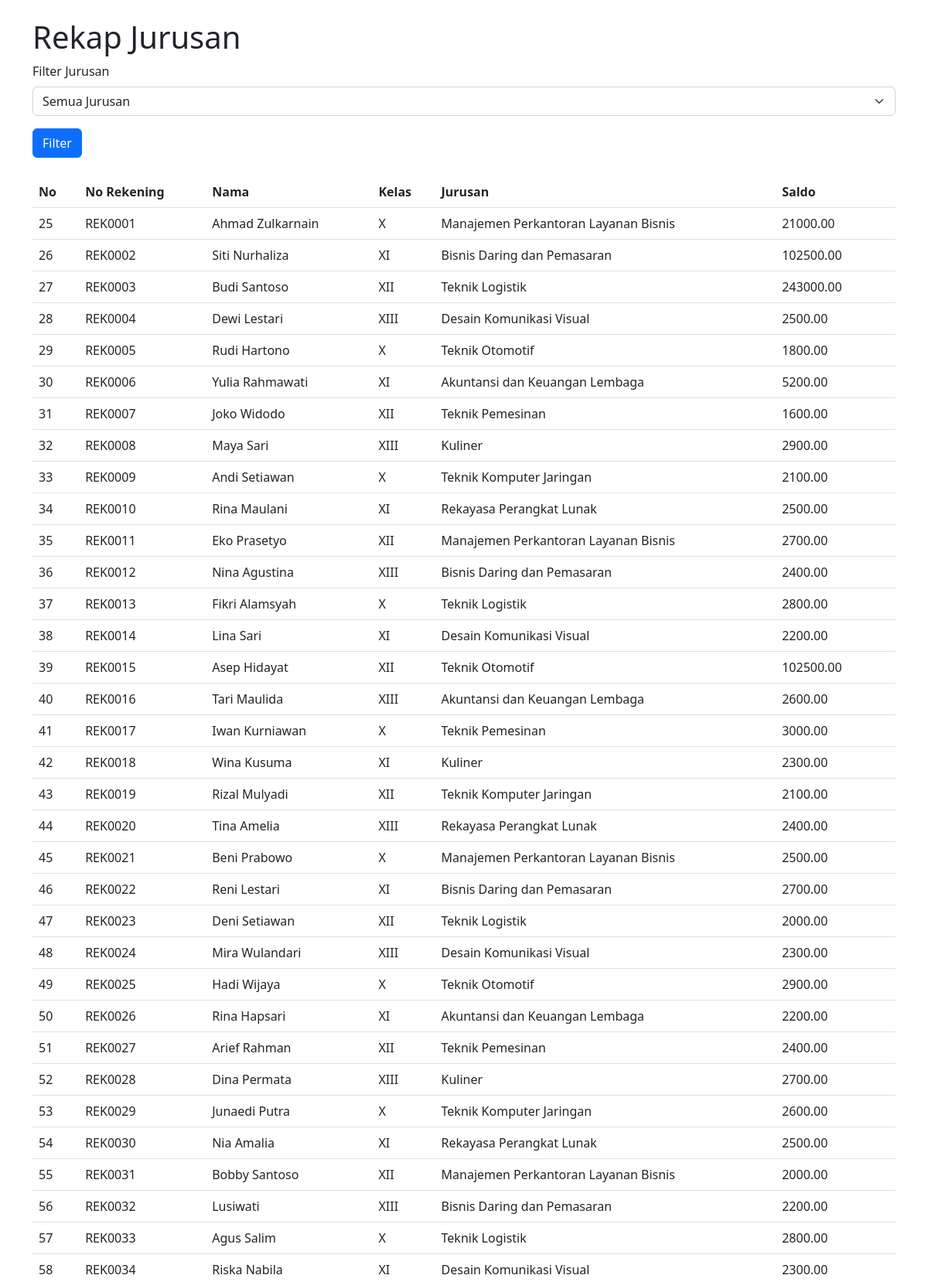
/Admin/Rekap/index.php (upper part), run on the app's committed database.
### tables this page shows
CREATE TABLE `nasabah` (
  `id` int(11) NOT NULL,
  `nama` varchar(100) NOT NULL,
  `no_rekening` varchar(20) NOT NULL,
  `jenis_kelamin` enum('L','P') NOT NULL,
  `tanggal_pembuatan` date NOT NULL,
  `saldo` decimal(10,2) NOT NULL,
  `status` enum('active','inactive') NOT NULL,
  `kelas_id` int(11) DEFAULT NULL,
  `jurusan_id` int(11) DEFAULT NULL,
  `nisn` varchar(20) DEFAULT NULL,
  `password` varchar(255) DEFAULT NULL
);

CREATE TABLE `kelas` (
  `id` int(11) NOT NULL,
  `nama` varchar(50) NOT NULL
);

CREATE TABLE `jurusan` (
  `id` int(11) NOT NULL,
  `nama` varchar(100) NOT NULL
);

### Admin/Rekap/index.php (the view, shortened to what this page needs)
<!doctype html>
<html lang="en">
<head>
    <link href="https://cdn.jsdelivr.net/npm/bootstrap@5.2.3/dist/css/bootstrap.min.css" rel="stylesheet">
</head>
<body>
    <div class="container mt-4">
        <h1>Rekap Jurusan</h1>
        <form method="GET" action="">
            <div class="mb-3">
                <label for="jurusanFilter" class="form-label">Filter Jurusan</label>
                <select name="jurusan" id="jurusanFilter" class="form-select">
                    <option value="">Semua Jurusan</option>
                </select>
            </div>
            <button type="submit" class="btn btn-primary">Filter</button>
        </form>
        <div class="mt-4">
            <?php
            include 'db_connect.php';
            $sql = "
                SELECT nasabah.id, nasabah.no_rekening, nasabah.nama, kelas.nama AS kelas_nama, jurusan.nama AS jurusan_nama, nasabah.saldo
                FROM nasabah
                LEFT JOIN kelas ON nasabah.kelas_id = kelas.id
                LEFT JOIN jurusan ON nasabah.jurusan_id = jurusan.id
                WHERE 1=1
            ";
            $result = $conn->query($sql);
            if ($result->num_rows > 0) {
                echo '<table class="table">';
                echo '<thead><tr><th>No</th><th>No Rekening</th><th>Nama</th><th>Kelas</th><th>Jurusan</th><th>Saldo</th></tr></thead>';
                echo '<tbody>';
                while ($row = $result->fetch_assoc()) {
                    echo '<tr>';
                    echo '<td>' . htmlspecialchars($row['id']) . '</td>';
                    echo '<td>' . htmlspecialchars($row['no_rekening']) . '</td>';
                    echo '<td>' . htmlspecialchars($row['nama']) . '</td>';
                    echo '<td>' . htmlspecialchars($row['kelas_nama']) . '</td>';
                    echo '<td>' . htmlspecialchars($row['jurusan_nama']) . '</td>';
                    echo '<td>' . htmlspecialchars($row['saldo']) . '</td>';
                    echo '</tr>';
                }
                echo '</tbody>';
                echo '</table>';
            } else {
                echo 'No records found.';
            }
            ?>
        </div>
    </div>
</body>
</html>

### data on the page
nasabah: id "25", no_rekening "REK0001", nama "Ahmad Zulkarnain", kelas.nama "X", jurusan.nama "Manajemen Perkantoran Layanan Bisnis", saldo "21000.00"
nasabah: id "26", no_rekening "REK0002", nama "Siti Nurhaliza", kelas.nama "XI", jurusan.nama "Bisnis Daring dan Pemasaran", saldo "102500.00"
nasabah: id "27", no_rekening "REK0003", nama "Budi Santoso", kelas.nama "XII", jurusan.nama "Teknik Logistik", saldo "243000.00"
nasabah: id "28", no_rekening "REK0004", nama "Dewi Lestari", kelas.nama "XIII", jurusan.nama "Desain Komunikasi Visual", saldo "2500.00"
nasabah: id "29", no_rekening "REK0005", nama "Rudi Hartono", kelas.nama "X", jurusan.nama "Teknik Otomotif", saldo "1800.00"
nasabah: id "30", no_rekening "REK0006", nama "Yulia Rahmawati", kelas.nama "XI", jurusan.nama "Akuntansi dan Keuangan Lembaga", saldo "5200.00"
nasabah: id "31", no_rekening "REK0007", nama "Joko Widodo", kelas.nama "XII", jurusan.nama "Teknik Pemesinan", saldo "1600.00"
nasabah: id "32", no_rekening "REK0008", nama "Maya Sari", kelas.nama "XIII", jurusan.nama "Kuliner", saldo "2900.00"
nasabah: id "33", no_rekening "REK0009", nama "Andi Setiawan", kelas.nama "X", jurusan.nama "Teknik Komputer Jaringan", saldo "2100.00"
nasabah: id "34", no_rekening "REK0010", nama "Rina Maulani", kelas.nama "XI", jurusan.nama "Rekayasa Perangkat Lunak", saldo "2500.00"
nasabah: id "35", no_rekening "REK0011", nama "Eko Prasetyo", kelas.nama "XII", jurusan.nama "Manajemen Perkantoran Layanan Bisnis", saldo "2700.00"
nasabah: id "36", no_rekening "REK0012", nama "Nina Agustina", kelas.nama "XIII", jurusan.nama "Bisnis Daring dan Pemasaran", saldo "2400.00"
nasabah: id "37", no_rekening "REK0013", nama "Fikri Alamsyah", kelas.nama "X", jurusan.nama "Teknik Logistik", saldo "2800.00"
nasabah: id "38", no_rekening "REK0014", nama "Lina Sari", kelas.nama "XI", jurusan.nama "Desain Komunikasi Visual", saldo "2200.00"
nasabah: id "39", no_rekening "REK0015", nama "Asep Hidayat", kelas.nama "XII", jurusan.nama "Teknik Otomotif", saldo "102500.00"
nasabah: id "40", no_rekening "REK0016", nama "Tari Maulida", kelas.nama "XIII", jurusan.nama "Akuntansi dan Keuangan Lembaga", saldo "2600.00"
nasabah: id "41", no_rekening "REK0017", nama "Iwan Kurniawan", kelas.nama "X", jurusan.nama "Teknik Pemesinan", saldo "3000.00"
nasabah: id "42", no_rekening "REK0018", nama "Wina Kusuma", kelas.nama "XI", jurusan.nama "Kuliner", saldo "2300.00"
nasabah: id "43", no_rekening "REK0019", nama "Rizal Mulyadi", kelas.nama "XII", jurusan.nama "Teknik Komputer Jaringan", saldo "2100.00"
nasabah: id "44", no_rekening "REK0020", nama "Tina Amelia", kelas.nama "XIII", jurusan.nama "Rekayasa Perangkat Lunak", saldo "2400.00"
nasabah: id "45", no_rekening "REK0021", nama "Beni Prabowo", kelas.nama "X", jurusan.nama "Manajemen Perkantoran Layanan Bisnis", saldo "2500.00"
nasabah: id "46", no_rekening "REK0022", nama "Reni Lestari", kelas.nama "XI", jurusan.nama "Bisnis Daring dan Pemasaran", saldo "2700.00"
nasabah: id "47", no_rekening "REK0023", nama "Deni Setiawan", kelas.nama "XII", jurusan.nama "Teknik Logistik", saldo "2000.00"
nasabah: id "48", no_rekening "REK0024", nama "Mira Wulandari", kelas.nama "XIII", jurusan.nama "Desain Komunikasi Visual", saldo "2300.00"
nasabah: id "49", no_rekening "REK0025", nama "Hadi Wijaya", kelas.nama "X", jurusan.nama "Teknik Otomotif", saldo "2900.00"
nasabah: id "50", no_rekening "REK0026", nama "Rina Hapsari", kelas.nama "XI", jurusan.nama "Akuntansi dan Keuangan Lembaga", saldo "2200.00"
nasabah: id "51", no_rekening "REK0027", nama "Arief Rahman", kelas.nama "XII", jurusan.nama "Teknik Pemesinan", saldo "2400.00"
nasabah: id "52", no_rekening "REK0028", nama "Dina Permata", kelas.nama "XIII", jurusan.nama "Kuliner", saldo "2700.00"
nasabah: id "53", no_rekening "REK0029", nama "Junaedi Putra", kelas.nama "X", jurusan.nama "Teknik Komputer Jaringan", saldo "2600.00"
nasabah: id "54", no_rekening "REK0030", nama "Nia Amalia", kelas.nama "XI", jurusan.nama "Rekayasa Perangkat Lunak", saldo "2500.00"
nasabah: id "55", no_rekening "REK0031", nama "Bobby Santoso", kelas.nama "XII", jurusan.nama "Manajemen Perkantoran Layanan Bisnis", saldo "2000.00"
nasabah: id "56", no_rekening "REK0032", nama "Lusiwati", kelas.nama "XIII", jurusan.nama "Bisnis Daring dan Pemasaran", saldo "2200.00"
nasabah: id "57", no_rekening "REK0033", nama "Agus Salim", kelas.nama "X", jurusan.nama "Teknik Logistik", saldo "2800.00"
nasabah: id "58", no_rekening "REK0034", nama "Riska Nabila", kelas.nama "XI", jurusan.nama "Desain Komunikasi Visual", saldo "2300.00"
